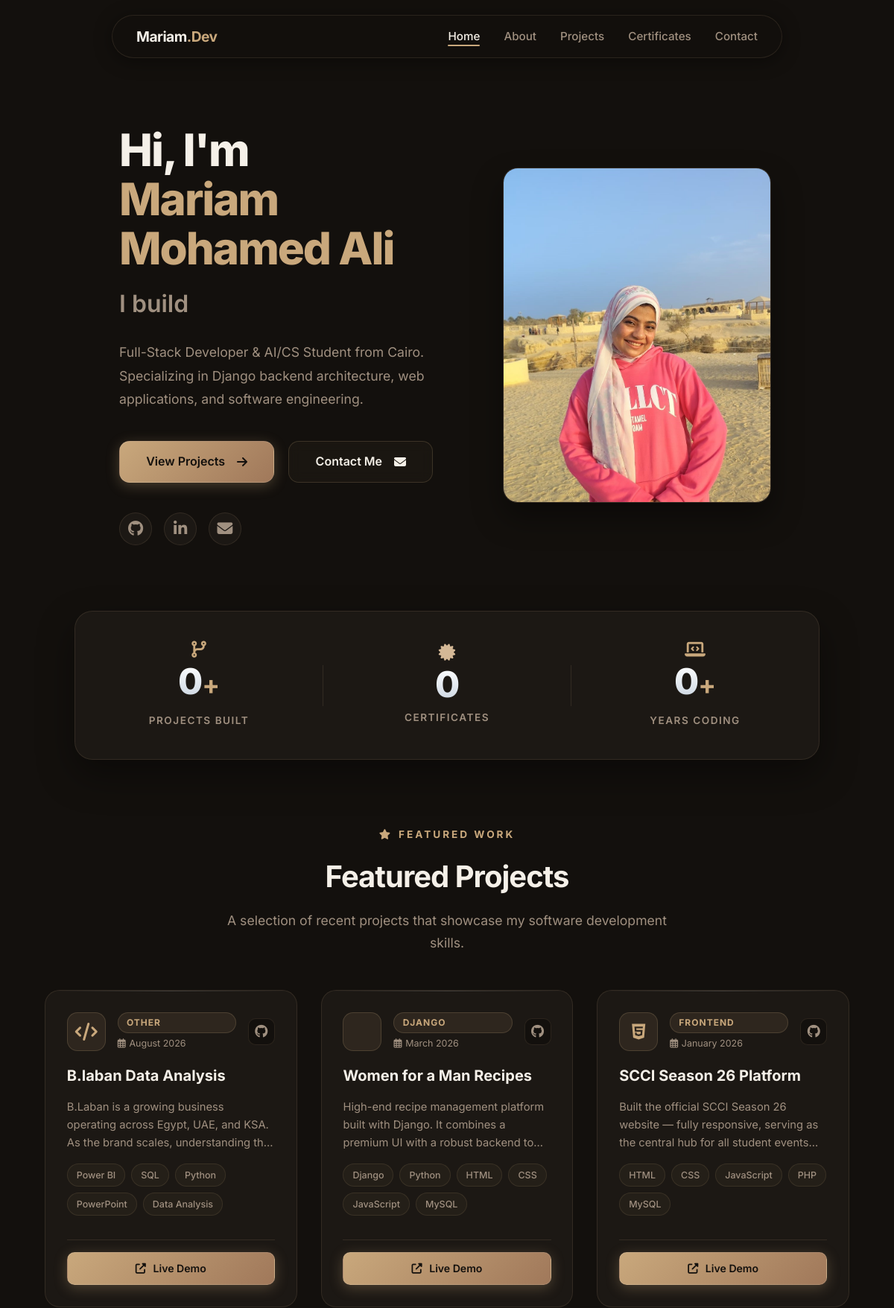
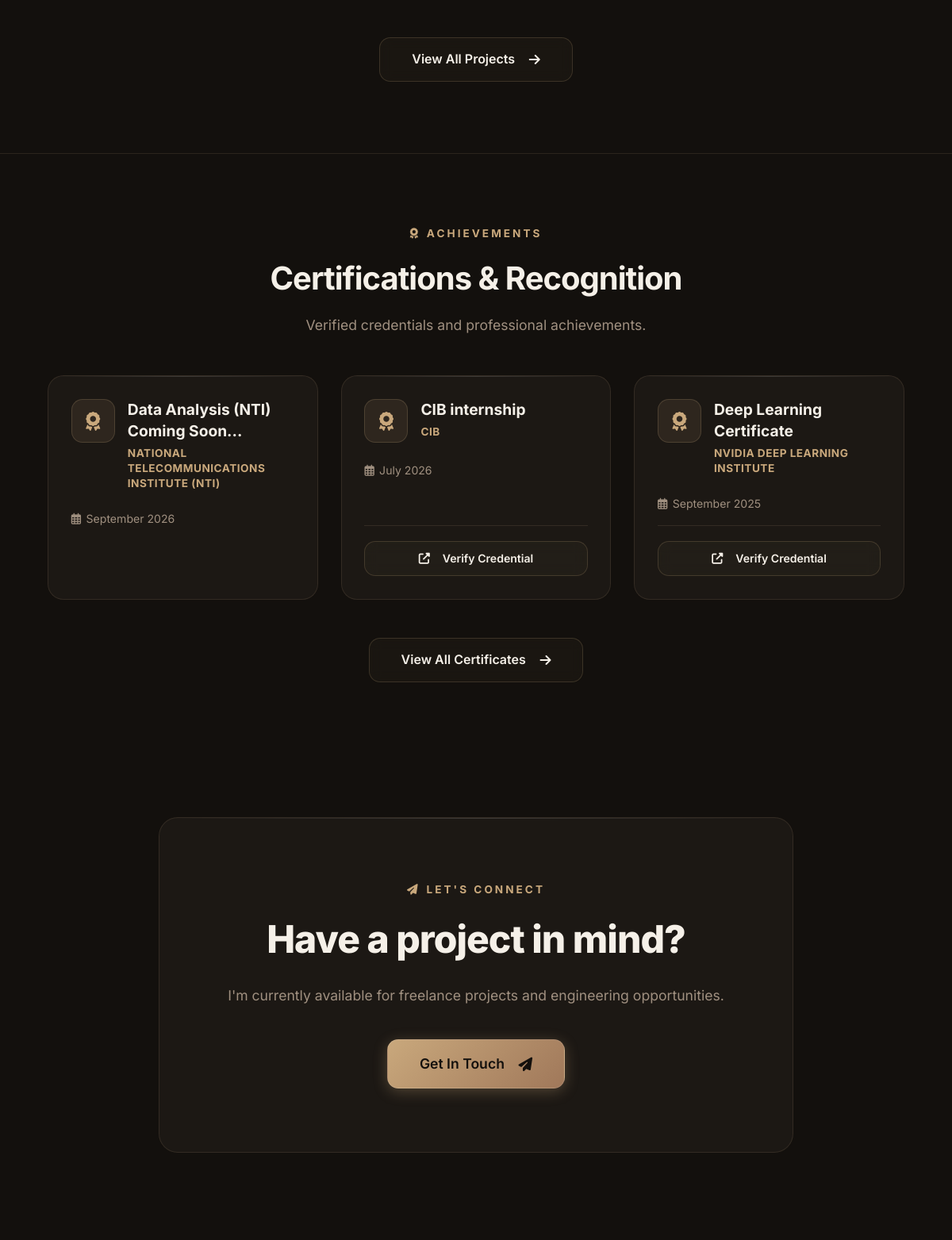
The page / (upper part) on the database its author committed (2 pictures, top to bottom).
### core/models.py (models this page shows, shortened)
class Project(models.Model):
    CATEGORY_CHOICES = [
        ('django', 'Django'),
        ('frontend', 'Frontend'),
        ('java', 'Java'),
        ('cpp', 'C++'),
        ('other', 'Other'),
    ]
    title = models.CharField(max_length=200)
    description = models.TextField()
    short_desc = models.CharField(max_length=300, blank=True)
    category = models.CharField(max_length=20, choices=CATEGORY_CHOICES, default='other')
    tech_stack = models.CharField(max_length=500, help_text='Comma-separated: Django, Python, MySQL')
    github_url = models.URLField(blank=True, null=True)
    live_url = models.URLField(blank=True, null=True)
    image = models.ImageField(upload_to='projects/', blank=True, null=True)
    start_date = models.CharField(max_length=50, blank=True)
    end_date = models.CharField(max_length=50, blank=True)
    featured = models.BooleanField(default=False)
    order = models.IntegerField(default=0)
    class Meta:
        ordering = ['order', '-id']
    def get_tech_list(self):
        return [t.strip() for t in self.tech_stack.split(',') if t.strip()]

class Certificate(models.Model):
    title = models.CharField(max_length=200)
    issuer = models.CharField(max_length=200)
    date = models.CharField(max_length=50)
    description = models.TextField(blank=True)
    link = models.URLField(blank=True, null=True)
    image = models.ImageField(upload_to='certificates/', blank=True, null=True)
    order = models.IntegerField(default=0)
    class Meta:
        ordering = ['order']

### core/views.py (the view)
# urls.py: path('', views.home, name='home'),
def home(request):
    featured_projects = Project.objects.filter(featured=True)[:3]
    skills = Skill.objects.all()
    certificates = Certificate.objects.all()[:3]
    return render(request, 'core/home.html', {
        'featured_projects': featured_projects,
        'skills': skills,
        'certificates': certificates,
        'project_count': Project.objects.count(),
        'cert_count': Certificate.objects.count(),
        'skill_count': Skill.objects.count(),
    })

### templates/core/home.html (shortened to what this page needs)
{% extends 'base.html' %}
{% load static %}
{% block content %}
<section class="hero" id="home">
    <div id="particles-js"></div>
    <div class="hero-container" data-aos="fade-up"
        style="display: flex; flex-wrap: wrap; align-items: center; justify-content: space-between; max-width: 1200px; margin: 0 auto; width: 100%; gap: 4rem; z-index: 1; position: relative; padding: 2rem 0;">
        <div class="hero-text text-content" style="flex: 1.2; min-width: 320px;">
            <h1 style="color: var(--text-main); font-size: clamp(2.8rem, 5vw, 4.5rem); font-weight: 800; line-height: 1.1; letter-spacing: -2px; margin-bottom: 1rem;">
                Hi, I'm <br><span style="color: var(--primary);">Mariam Mohamed Ali</span>
            </h1>
            <h2 style="font-size: clamp(1.4rem, 2.8vw, 2rem); font-weight: 600; color: var(--text-muted); margin-bottom: 1.5rem;">
                I build
            </h2>
            <p style="color: var(--text-muted); font-size: 1.1rem; margin-bottom: 2.5rem; max-width: 540px; line-height: 1.8;">
                Full-Stack Developer & AI/CS Student from Cairo. Specializing in Django backend architecture, web applications, and software engineering.
            </p>
            <div style="display: flex; gap: 1.2rem; margin-bottom: 2.5rem; flex-wrap: wrap; align-items: center;">
                <a href="{% url 'projects' %}" class="btn btn-primary" style="padding: 0.9rem 2.2rem;">
                    View Projects <i class="fas fa-arrow-right" style="margin-left: 0.4rem;"></i>
                </a>
                <a href="{% url 'contact' %}" class="btn btn-outline" style="padding: 0.9rem 2.2rem;">
                    Contact Me <i class="fas fa-envelope" style="margin-left: 0.4rem;"></i>
                </a>
            </div>
            <div class="social-icons" style="display: flex; gap: 1rem; font-size: 1.3rem; margin-top: 0; justify-content: flex-start;">
                <a href="https://github.com/mariammohamedali127" target="_blank" title="GitHub"><i class="fab fa-github"></i></a>
                <a href="https://www.linkedin.com/in/mariam-mohamed127" target="_blank" title="LinkedIn"><i class="fab fa-linkedin-in"></i></a>
                <a href="mailto:mariammohamedali127@gmail.com" title="Email"><i class="fas fa-envelope"></i></a>
            </div>
        </div>
        <div class="hero-image image-content"
            style="flex: 1; min-width: 300px; display: flex; justify-content: center; position: relative;">
            <div style="width: 100%; max-width: 360px; aspect-ratio: 4/5; border-radius: 20px; overflow: hidden; position: relative; z-index: 2; background: var(--bg-card); border: 1px solid var(--border-color); box-shadow: 0 20px 40px rgba(0, 0, 0, 0.4);">
                <img src="{% static 'images/First.jpeg' %}" alt="Mariam Mohamed Ali"
                    style="width: 100%; height: 100%; object-fit: cover; transition: transform 0.5s ease;"
                    onerror="this.outerHTML='<div class=\'image-placeholder\' style=\'width:100%; height:100%; padding: 2rem; display: flex; align-items: center; justify-content: center;\'>Mariam Photo</div>'">
            </div>
        </div>
    </div>
</section>
<section class="stats-section" data-aos="fade-up">
    <div class="stats-container">
        <div class="stat-item">
            <i class="fas fa-code-branch" style="font-size: 1.4rem; color: var(--primary); margin-bottom: 0.5rem; display: block;"></i>
            <span class="stat-number" data-target="{{ project_count }}">0</span><span class="stat-plus">+</span>
            <span class="stat-label">Projects Built</span>
        </div>
        <div class="stat-item">
            <i class="fas fa-certificate" style="font-size: 1.4rem; color: var(--secondary); margin-bottom: 0.5rem; display: block;"></i>
            <span class="stat-number" data-target="{{ cert_count }}">0</span>
            <span class="stat-label">Certificates</span>
        </div>
        <div class="stat-item">
            <i class="fas fa-laptop-code" style="font-size: 1.4rem; color: var(--primary); margin-bottom: 0.5rem; display: block;"></i>
            <span class="stat-number" data-target="2">0</span><span class="stat-plus">+</span>
            <span class="stat-label">Years Coding</span>
        </div>
    </div>
</section>
<section class="home-section" id="featured-projects">
    <div class="home-section-inner">
        <p class="section-tag" data-aos="fade-up"><i class="fas fa-star" style="color: var(--primary);"></i> Featured Work</p>
        <h2 class="section-title" data-aos="fade-up" style="margin-bottom: 0.8rem;">Featured Projects</h2>
        <p class="section-subtitle" data-aos="fade-up">A selection of recent projects that showcase my software development skills.</p>
        <div class="projects-grid" style="margin-top: 3rem;">
            {% for project in featured_projects %}
            <div class="glass-panel project-card" data-aos="fade-up" data-aos-delay="{{ forloop.counter }}00">
                <div class="project-card-header">
                    <div class="project-card-icon">
                        {% if project.category == 'django' %}<i class="devicon-django-plain"></i>
                        {% elif project.category == 'frontend' %}<i class="fab fa-html5"></i>
                        {% elif project.category == 'java' %}<i class="devicon-java-plain"></i>
                        {% elif project.category == 'cpp' %}<i class="devicon-cplusplus-plain"></i>
                        {% else %}<i class="fas fa-code"></i>{% endif %}
                    </div>
                    <div style="display: flex; flex-direction: column; gap: 0.3rem; flex: 1;">
                        <span class="project-cat-pill">{{ project.get_category_display }}</span>
                        {% if project.start_date %}
                        <span style="font-size: 0.78rem; color: var(--text-muted);">
                            <i class="far fa-calendar-alt" style="margin-right: 0.3rem;"></i>{{ project.start_date }}
                        </span>
                        {% endif %}
                    </div>
                    {% if project.github_url %}
                    <a href="{{ project.github_url }}" target="_blank" class="project-gh-link" title="View on GitHub">
                        <i class="fab fa-github"></i>
                    </a>
                    {% endif %}
                </div>
                <h3 class="project-card-title">{{ project.title }}</h3>
                <p class="project-card-desc">{{ project.description }}</p>
                <div class="tech-stack">
                    {% for tech in project.get_tech_list %}
                    <span class="tech-badge">{{ tech }}</span>
                    {% endfor %}
                </div>
                {% if project.live_url %}
                <div style="margin-top: 1rem; padding-top: 1rem; border-top: 1px solid var(--border-color);">
                    <a href="{{ project.live_url }}" target="_blank" class="btn btn-primary"
                        style="padding: 0.6rem 1.2rem; font-size: 0.88rem; border-radius: 10px; width: 100%;">
                        <i class="fas fa-external-link-alt"></i> Live Demo
                    </a>
                </div>
                {% endif %}
            </div>
            {% empty %}
            <p style="text-align: center; grid-column: 1/-1; color: var(--text-muted);">No featured projects yet.</p>
            {% endfor %}
        </div>
        <div style="text-align: center; margin-top: 3rem;" data-aos="fade-up">
            <a href="{% url 'projects' %}" class="btn btn-outline" style="padding: 0.9rem 2.5rem;">
                View All Projects <i class="fas fa-arrow-right" style="margin-left: 0.5rem;"></i>
            </a>
        </div>
    </div>
</section>
<section class="home-section" id="certs-preview" style="border-top: 1px solid var(--border-color);">
    <div class="home-section-inner">
        <p class="section-tag" data-aos="fade-up"><i class="fas fa-award" style="color: var(--primary);"></i> Achievements</p>
        <h2 class="section-title" data-aos="fade-up" style="margin-bottom: 0.8rem;">Certifications & Recognition</h2>
        <p class="section-subtitle" data-aos="fade-up">Verified credentials and professional achievements.</p>
        <div class="certs-grid" style="margin-top: 3rem;">
            {% for cert in certificates %}
            <div class="cert-card-modern glass-panel" data-aos="fade-up" data-aos-delay="{{ forloop.counter }}00">
                <div style="display: flex; gap: 1rem; align-items: flex-start; margin-bottom: 0.5rem;">
                    <div class="cert-icon-modern">
                        <i class="fas fa-award"></i>
                    </div>
                    <div style="flex: 1;">
                        <h4 class="cert-title-modern" style="margin-bottom: 0.3rem;">{{ cert.title }}</h4>
                        <p style="color: var(--primary); font-size: 0.85rem; font-weight: 700; text-transform: uppercase; letter-spacing: 0.5px; margin: 0; line-height: 1.4;">
                            {{ cert.issuer }}
                        </p>
                    </div>
                </div>
                <p class="cert-date-modern">
                    <i class="far fa-calendar-alt"></i> {{ cert.date }}
                </p>
                {% if cert.link %}
                <div class="cert-footer-modern">
                    <a href="{{ cert.link }}" target="_blank" class="btn btn-outline" style="width: 100%; padding: 0.6rem; font-size: 0.88rem;">
                        <i class="fas fa-external-link-alt" style="margin-right: 0.4rem;"></i> Verify Credential
                    </a>
                </div>
                {% endif %}
            </div>
            {% empty %}
            <p style="text-align: center; grid-column: 1/-1; color: var(--text-muted);">No certificates yet.</p>
            {% endfor %}
        </div>
        <div style="text-align: center; margin-top: 3rem;" data-aos="fade-up">
            <a href="{% url 'certificates' %}" class="btn btn-outline" style="padding: 0.9rem 2.5rem;">
                View All Certificates <i class="fas fa-arrow-right" style="margin-left: 0.5rem;"></i>
            </a>
        </div>
    </div>
</section>
<section class="cta-section" data-aos="fade-up">
    <div class="cta-inner glass-panel">
        <p class="section-tag" style="color: var(--primary);"><i class="fas fa-paper-plane"></i> Let's Connect</p>
        <h2 class="cta-title">Have a project in mind?</h2>
        <p class="cta-subtitle">I'm currently available for freelance projects and engineering opportunities.</p>
        <a href="{% url 'contact' %}" class="btn btn-primary cta-btn">
            Get In Touch <i class="fas fa-paper-plane" style="margin-left: 0.5rem;"></i>
        </a>
    </div>
</section>
{% endblock %}

### rows shown on the page
Project: category "OTHER", start_date "August 2026", title "B.laban Data Analysis", description "B.Laban is a growing business operating across Egypt, UAE, and KSA. As the brand scales, understanding…", get_tech_list "Power BI" "SQL" "Python" "PowerPoint" "Data Analysis"
Project: category "DJANGO", start_date "March 2026", title "Women for a Man Recipes", description "High-end recipe management platform built with Django. It combines a premium UI with a robust backend…", get_tech_list "Django" "Python" "HTML" "CSS" "JavaScript" "MySQL"
Project: category "FRONTEND", start_date "January 2026", title "SCCI Season 26 Platform", description "Built the official SCCI Season 26 website — fully responsive, serving as the central hub for all student…", get_tech_list "HTML" "CSS" "JavaScript" "PHP" "MySQL"
Certificate: title "Data Analysis (NTI) Coming Soon...", issuer "NATIONAL TELECOMMUNICATIONS INSTITUTE (NTI)", date "September 2026"
Certificate: title "CIB internship", issuer "CIB", date "July 2026"
Certificate: title "Deep Learning Certificate", issuer "NVIDIA DEEP LEARNING INSTITUTE", date "September 2025"
